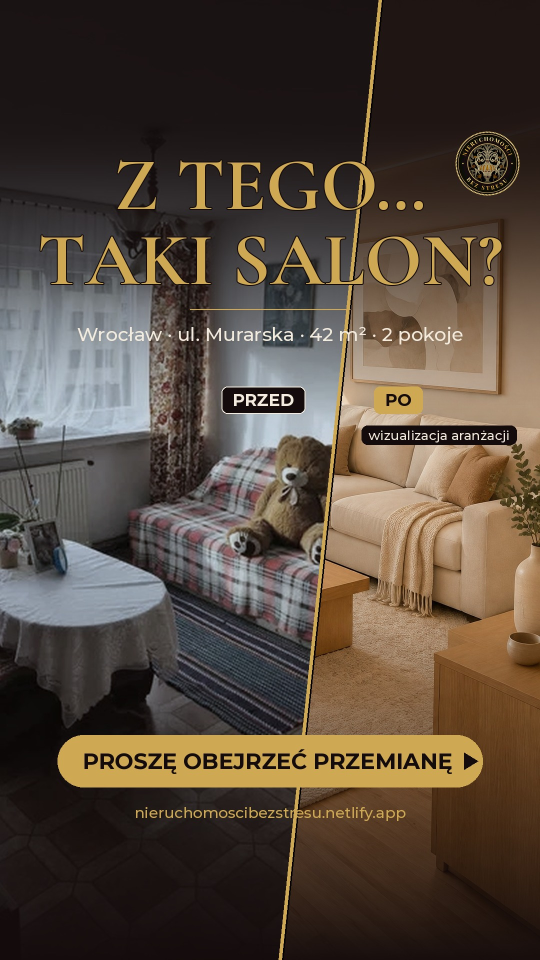
#> input picture oferty/murarska/okladka-murarska-bez-ceny.jpg, 1080 x 1920 px, given in place of logo-ciemne-tlo.webp, which was not available (shown at 1/2 size)
$ python render_rolka.py ../okladka-murarska-bez-ceny.jpg ../okladka-murarska.jpg ../okladka-murarska.jpg
#> lines starting #> are read from the running program, lines starting #| are printed output that depends on the picture; after the words box and inside, x2 and y2 are one past the last pixel; in counts of white or black regions, pixels touching at a corner belong together
# Render rolki MURARSKA 20 s, 1080x1920, 30 fps -> surowe klatki RGB na stdout (do ffmpeg).
# Uzycie: python3 -I render_rolka.py ZRODLA_DIR FONTY_DIR CENA > raw   (CENA="" = bez ceny)
import sys
from PIL import Image, ImageDraw, ImageFont, ImageEnhance, ImageOps, ImageFilter

SRC, FONTS, CENA = sys.argv[1], sys.argv[2], sys.argv[3]
W, H, FPS, DUR = 1080, 1920, 30, 20.0
N = int(DUR * FPS)
GOLD, BLACK, LIGHT = (206, 168, 82), (20, 12, 12), (243, 235, 221)
LOGO = '/home/user/claude-config/assets/logo/logo-ciemne-tlo.webp'
BANER = '/home/user/claude-config/assets/baner/baner-kontakt.webp'

def font(name, size): return ImageFont.truetype(f'{FONTS}/{name}.ttf', size)
SERIF = lambda s: font('cormorant-garamond-700', s)
SANS = lambda s: font('montserrat-500', s)
SANSB = lambda s: font('montserrat-700', s)

ZMAX = 1.10
def load_cover(name):
    im = ImageEnhance.Color(Image.open(f'{SRC}/{name}').convert('RGB')).enhance(0.9)  # cieplo, bez przesycenia
    s = H * ZMAX / im.height
    im = im.resize((round(im.width * s), round(H * ZMAX)), Image.LANCZOS)  # proporcje zachowane
    cw = round(W * ZMAX)
    x0 = (im.width - cw) // 2
    return im.crop((x0, 0, x0 + cw, im.height))

# [13 lines left out: functions kenburns, reveal, not called in this run]

# logo w rogu: maska kola (logo jest okragle), bez zmian kolorow i proporcji
logo_src = Image.open(LOGO).convert('RGB')
#> logo_src is the input picture: PIL image 1080x1920 RGB; mean R, G, B 85.3, 72.3, 60.2
def logo_round(size):
#> called with size = 150
    l = logo_src.resize((size, size), Image.LANCZOS)
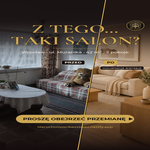
#> l: PIL image 150x150 RGB; mean R, G, B 85.3, 72.4, 60.2
    m = Image.new('L', (size * 4, size * 4), 0)
#> m: PIL image 600x600 L; every value is 0
    ImageDraw.Draw(m).ellipse((4, 4, size * 4 - 4, size * 4 - 4), fill=255)
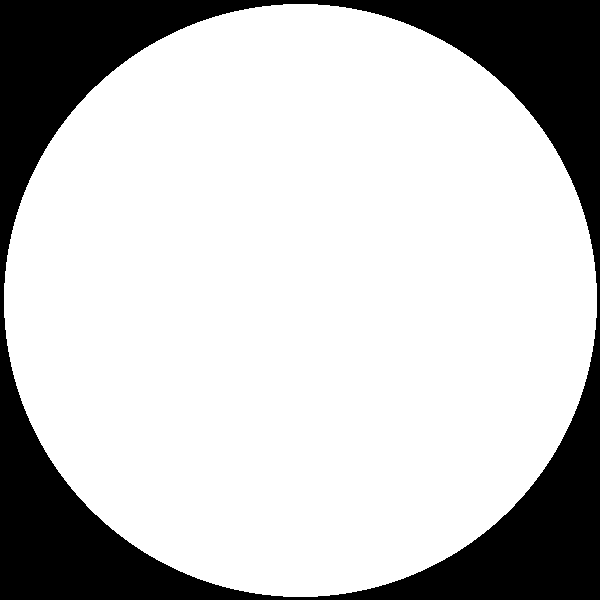
#> m: PIL image 600x600 L; 76.7% white; 1 black region, box (x1, y1, x2, y2) and area: (0, 0, 600, 600) 83907
    return l, m.resize((size, size), Image.LANCZOS)
LOGO_S, LOGO_M = logo_round(150)

def text_w(d, s, f): return d.textlength(s, font=f)

# [56 lines left out: functions caption, data_board, end_board, not called in this run]

# (start, koniec, plik, tytul, podtytul) - twarde ciecia miedzy ujeciami jak we wzorcu
SHOTS = [
    (0.0, 2.5, 'img0.webp', ['42 M² DO URZĄDZENIA', 'PO SWOJEMU'], ['Wrocław, ul. Murarska']),
    (2.5, 4.6, 'img3.webp', ['WYGODNY UKŁAD'], ['wiele możliwości aranżacji']),
    (4.6, 6.7, 'img1.webp', ['DWA NIEZALEŻNE POKOJE'], ['dobrze doświetlone']),
    (6.7, 8.8, 'img2.webp', ['NOWA INSTALACJA GAZOWA'], ['komfort i ekonomiczne użytkowanie']),
    (8.8, 10.9, 'img4.webp', ['USTAWNA KUCHNIA'], ['symetryczna, łatwa do zabudowy']),
    (10.9, 13.0, 'img6.webp', ['DOBRA LOKALIZACJA'], ['zieleń, sklepy, placówki oświatowe', 'wygodny dojazd do centrum']),
]
DATA = (13.0, 17.0, 'img0.webp')
bases = {f: load_cover(f) for f in {s[2] for s in SHOTS} | {DATA[2]}}
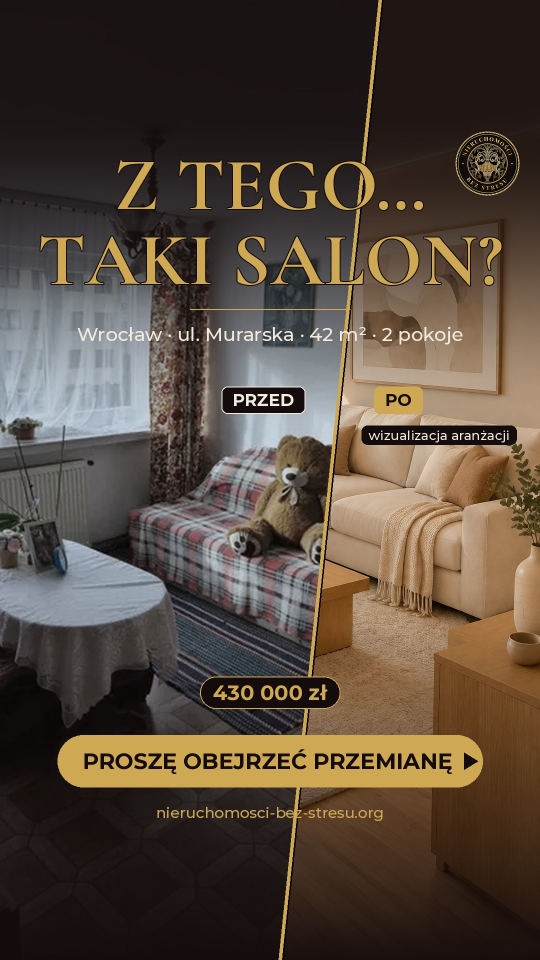
#> input picture oferty/murarska/okladka-murarska.jpg, 1080 x 1920 px, given in place of img4.webp, which was not available (shown at 1/2 size)
#> (the run stopped early here; a loop or call above may not have finished)
